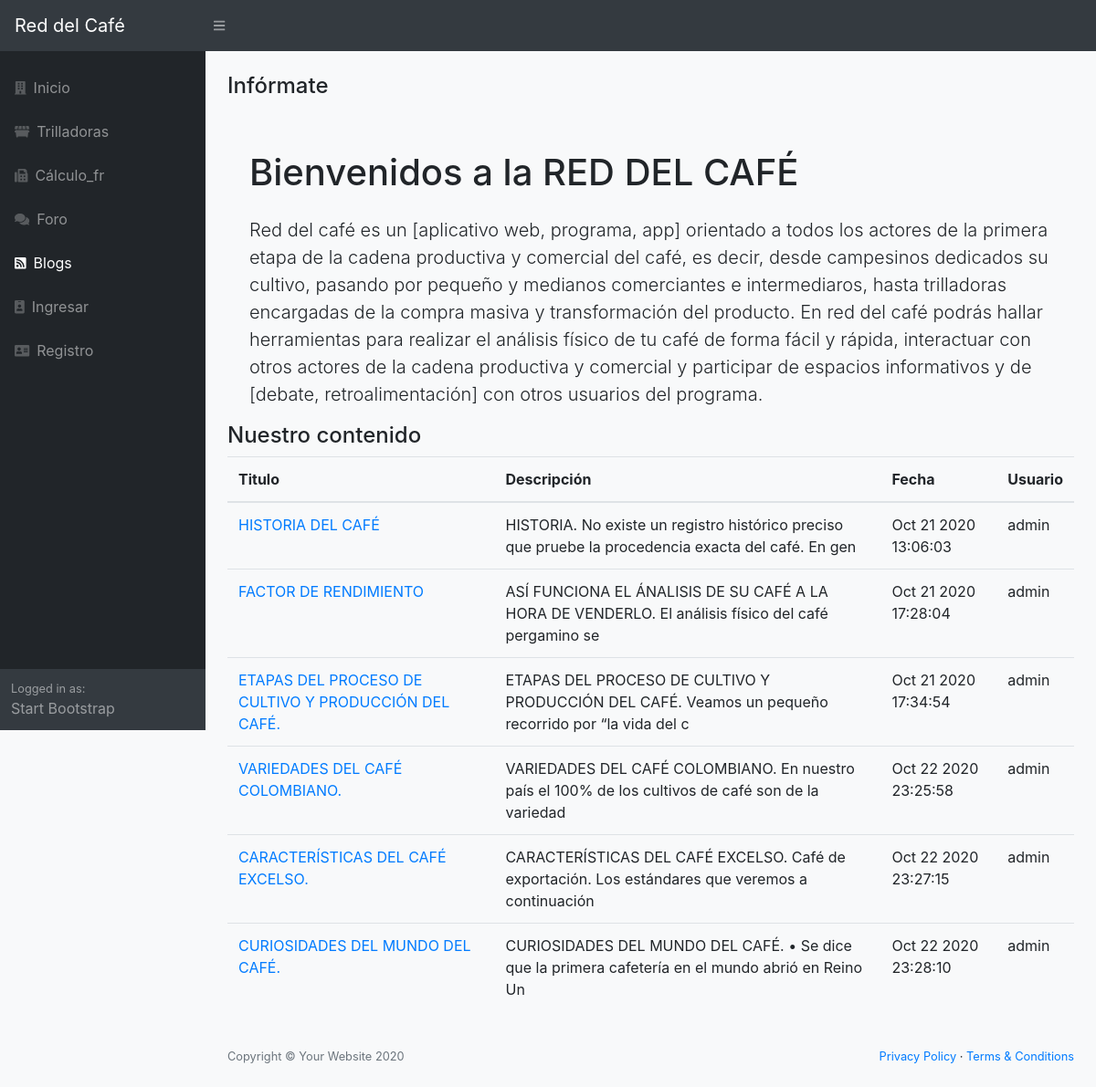
The app's page /blogs, older data.
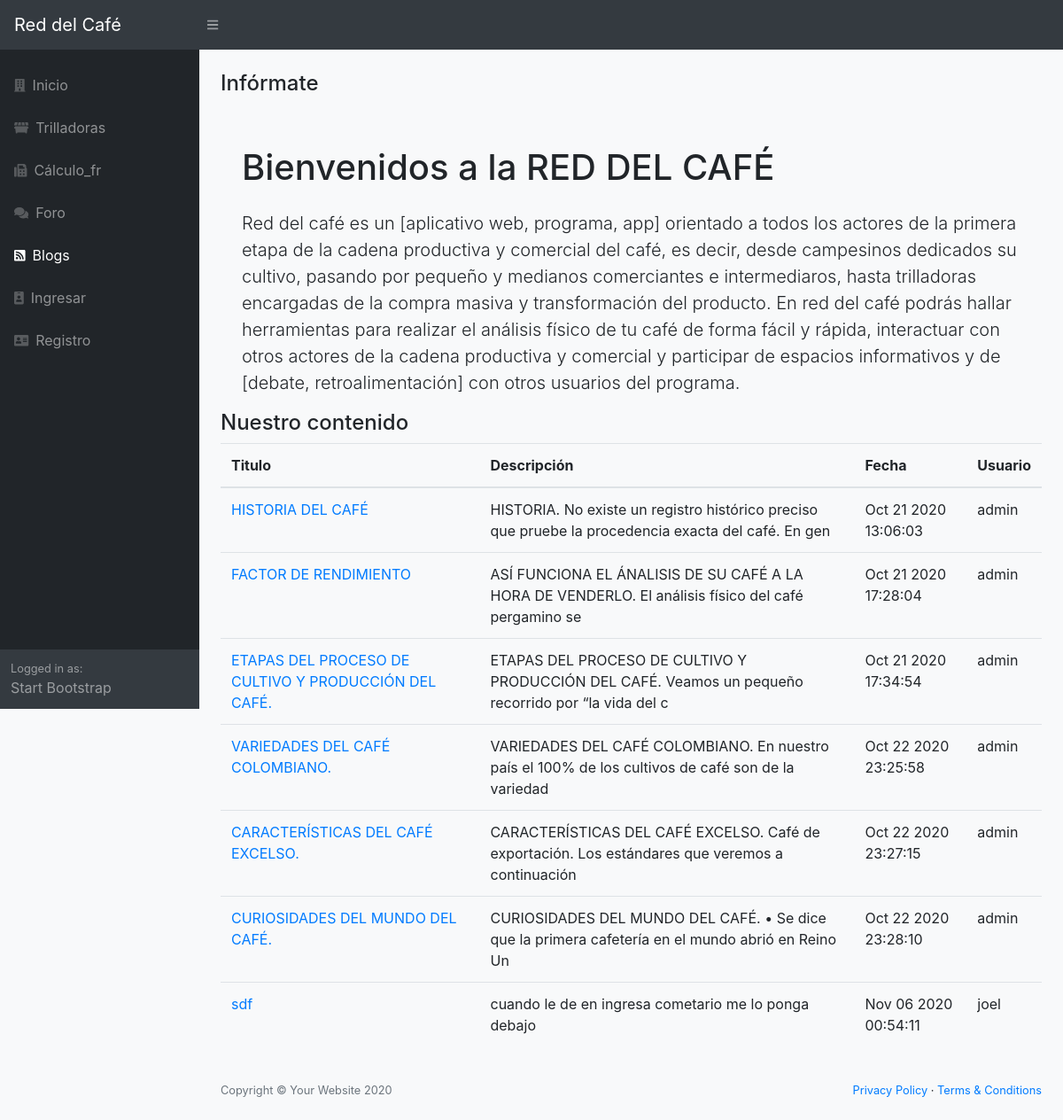
The same page, newer data.
### red/models.py (models this page shows, shortened)
class Blogs(db.Model):
    __tablename__ = 'blogs'
    id = Column(Integer, primary_key=True)
    titulo = Column(String(100))
    descripcion = Column(String(255))
    created_at = db.Column(db.DateTime)
    UsuarioId = Column(Integer, ForeignKey('usuarios.id'), nullable=False)
    usuario = relationship("Usuarios", backref="blogs")
    def __repr__(self):
        return (u'<{self.__class__.__name__}: {self.id}>'.format(self=self))

class Usuarios(db.Model):
    __tablename__ = 'usuarios'
    id = Column(Integer, primary_key=True)
    username = Column(String(100), nullable=False)
    password_hash = Column(String(128), nullable=False)
    nombre = Column(String(200), nullable=False)
    email = Column(String(200), nullable=False)
    admin = Column(Boolean, default=False)
    @property
    def password(self):
        raise AttributeError('password is not a readable attribute')

### red/app.py (the view)
@app.route("/blogs")
def blogs():
    from red.models import Blogs, Usuarios
    blogs = Blogs.query.all()
    print(blogs)
    return render_template("blogs.html", blogs=blogs)

### red/templates/blogs.html (shortened to what this page needs)
{% extends "base.html" %} {% block title %}Todo del Café{% endblock %} {% block body %}
<div class="container">
  <div class="row">
    <div class="col-md-12">
      <h4>Infórmate</h4>
      <br/>
      <div class="container-fluid">
        <h1 class="mt-4 mb-4" >Bienvenidos a la RED DEL CAFÉ</h1>
        <p class="lead">Red del café es un [aplicativo web, programa, app] orientado a todos los actores de la primera etapa de la cadena productiva y comercial del café, es decir, desde campesinos dedicados su cultivo, pasando por pequeño y medianos comerciantes e intermediaros, hasta trilladoras encargadas de la compra masiva y transformación del producto.
          En red del café podrás hallar herramientas para realizar el análisis físico de tu café de forma fácil y rápida, interactuar con otros actores de la cadena productiva y comercial y participar de espacios informativos y de [debate, retroalimentación] con otros usuarios del programa.
        </p>
      </div>
      <h4>Nuestro contenido</h4>
      <div class="panel panel-default">
        <table class="table">
          <thead>
            <th>Titulo</th>
            <th>Descripción</th>
            <th>Fecha</th>
            <th>Usuario</th>
          </thead>
          <tbody>
            {% for frs in blogs %}
              <tr>
                <td><a href="{{url_for('blogs_view',id=frs.id)}}">{{frs.titulo}}</a></td>
                <td>{{frs.descripcion[0:100]}}</td>
                <td>{{frs.created_at.strftime("%b %d %Y %H:%M:%S")}}</td>
                <td>{{frs.usuario.username}}</td>
              </tr>
            {% endfor %}
          </tbody>
        </table>
      </div>
</div>
{% endblock %}

### red/templates/base.html (shortened to what this page needs)
<!DOCTYPE html>
<html lang="en">
<head>
    <link rel="stylesheet" href="{{ url_for('static', filename='css/styles.css') }}">
    <link href="https://cdn.datatables.net/1.10.20/css/dataTables.bootstrap4.min.css" rel="stylesheet" />
</head>
<body class="sb-nav-fixed bg-light">
    <nav class="sb-topnav navbar navbar-expand navbar-dark bg-dark">
        <a class="navbar-brand" href="/">Red del Café</a>
        <button class="btn btn-link btn-sm order-1 order-lg-0" id="sidebarToggle" href="#"><i
              class="fas fa-bars"></i></button>
    </nav>
    <div id="layoutSidenav">
        <div id="layoutSidenav_nav">
            <nav class="sb-sidenav accordion sb-sidenav-dark" id="sidenavAccordion">
                <div class="sb-sidenav-menu">
                    <div class="nav">
                        <a class="nav-link mt-3" href="/">
                            <div class="sb-nav-link-icon"><i class="fas fa-building"></i></div>
                            Inicio
                        </a>
                        <a class="nav-link" href="/trilladoras">
                            <div class="sb-nav-link-icon"><i class="fas fa-dumpster"></i></div>
                            Trilladoras
                        </a>
                        <a class="nav-link" href="/calculo">
                            <div class="sb-nav-link-icon"><i class="fas fa-fax"></i></div>
                            Cálculo_fr
                        </a>
                        <a class="nav-link" href="/foros">
                            <div class="sb-nav-link-icon"><i class="fas fa-comments"></i></div>
                            Foro
                        </a>
                        <a class="nav-link" href="/blogs">
                            <div class="sb-nav-link-icon"><i class="fas fa-rss-square"></i></div>
                            Blogs
                        </a>
                        {% if current_user.is_authenticated %}
                        <a class="nav-link " href="/perfil/{{ current_user.username}}">
                            <div class="sb-nav-link-icon"><i class="fas fa-id-badge"></i></div>
                            Perfil</a>
                        <a class="nav-link" href="/logout">
                            <div class="sb-nav-link-icon"><i class="fas fa-address-card"></i></div>
                            {{ current_user.username}} (Salir)</a>
                        {% else %}
                        <a class="nav-link" href="/login">
                            <div class="sb-nav-link-icon"><i class="fas fa-id-badge"></i></div>
                            Ingresar</a>
                        <a class="nav-link" href="/registro">
                            <div class="sb-nav-link-icon"><i class="fas fa-address-card"></i></div>
                            Registro</a>
                        {% endif %}
                    </div>
                </div>
                <div class="sb-sidenav-footer">
                    <div class="small">Logged in as:</div>
                    Start Bootstrap
                </div>
            </nav>
        </div>
        <div id="layoutSidenav_content">
            <main class="pt-4">
                {% block body%} {% endblock %}
            </main>
            <footer class="py-4 bg-light mt-auto">
                <div class="container-fluid">
                    <div class="d-flex align-items-center justify-content-between small">
                        <div class="text-muted">Copyright &copy; Your Website 2020</div>
                        <div>
                            <a href="#">Privacy Policy</a> &middot;
                            <a href="#">Terms &amp; Conditions</a>
                        </div>
                    </div>
                </div>
            </footer>
        </div>
    </div>
</body>
</html>

Row changes from the older to the newer data that the page shows:
added Blogs: titulo "sdf", descripcion "cuando le de en ingresa cometario me lo ponga debajo", created_at "Nov 06 2020 00:54:11", usuario.username "joel"
